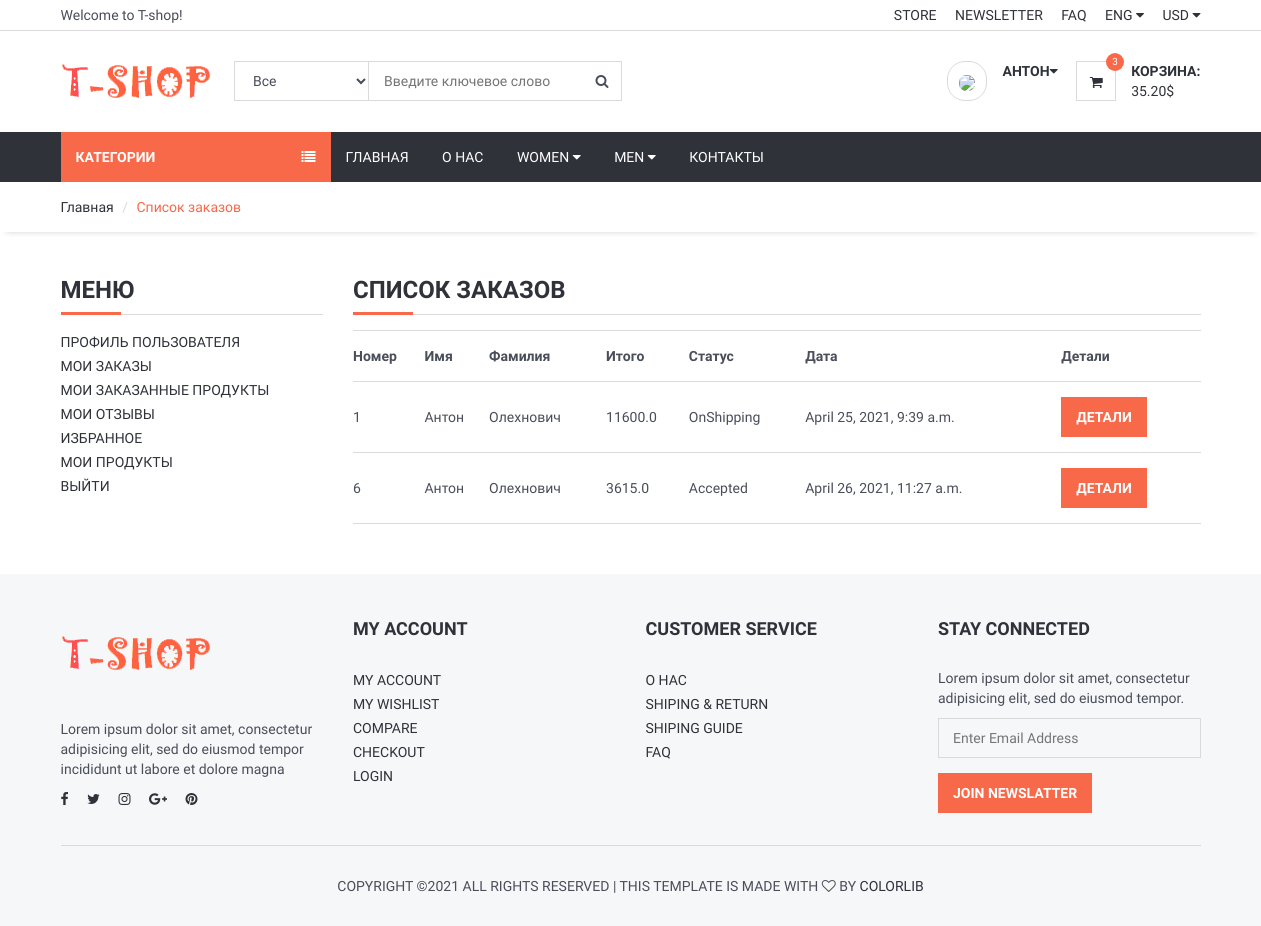
The app's page /user/orders/ (signed in), older data.
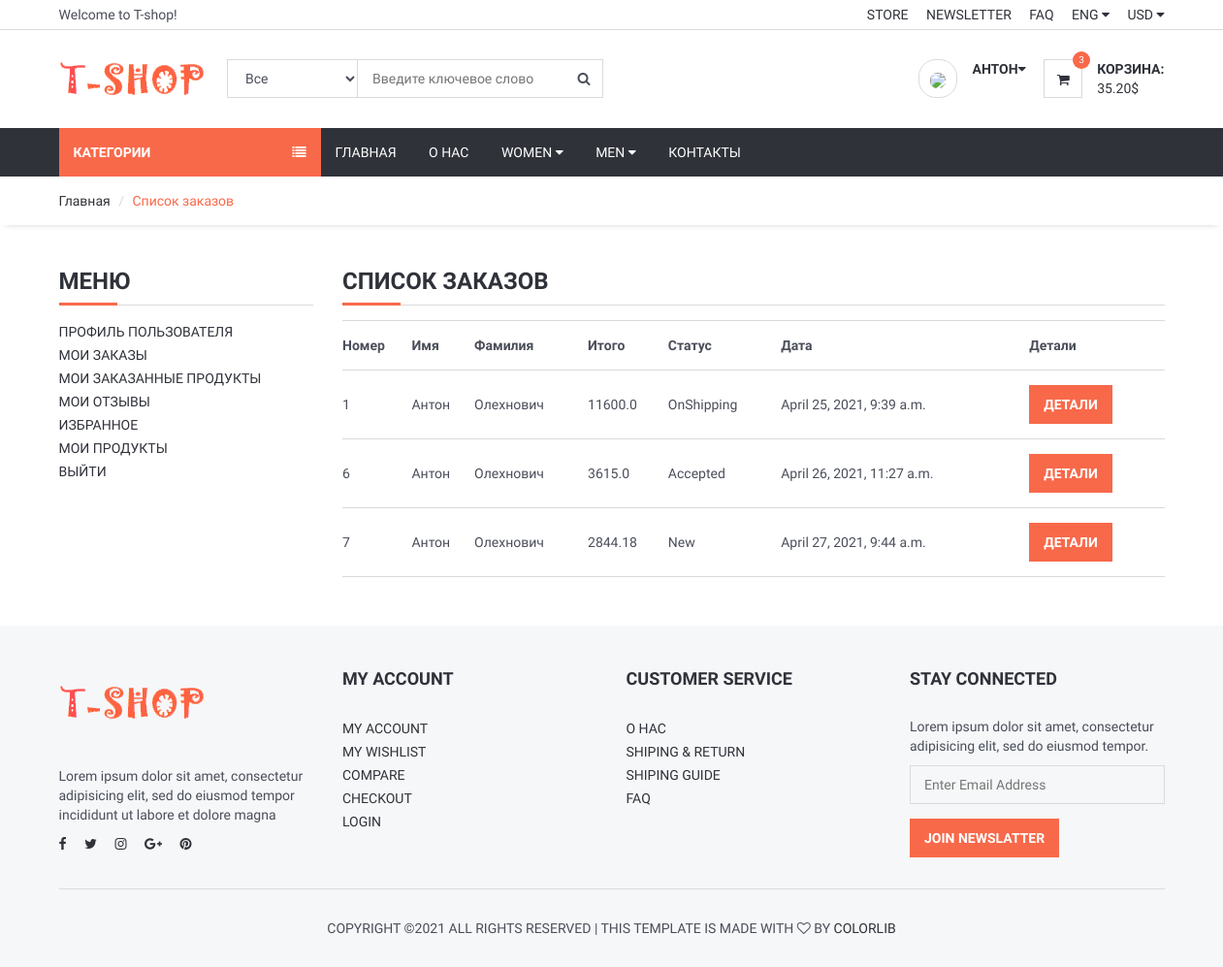
The same page, newer data.
### order/models.py (models this page shows, shortened)
class Order(models.Model):
    STATUS = (
        ('New', 'New'),
        ('Accepted', 'Accepted'),
        ('Preaparing', 'Preaparing'),
        ('OnShipping', 'OnShipping'),
        ('Completed', 'Completed'),
        ('Canceled', 'Canceled'),
    )
    user = models.ForeignKey(User, on_delete=models.SET_NULL, null=True)
    code = models.CharField(max_length=5, editable=False)
    first_name = models.CharField(max_length=10)
    last_name = models.CharField(max_length=10)
    phone = models.CharField(blank=True, max_length=20)
    address = models.CharField(blank=True, max_length=150)
    city = models.CharField(blank=True, max_length=20)
    country = models.CharField(blank=True, max_length=20)
    total = models.FloatField()
    status = models.CharField(max_length=10, choices=STATUS, default='New')
    ip = models.CharField(blank=True, max_length=20)
    adminnote = models.CharField(blank=True, max_length=100)
    create_at = models.DateTimeField(auto_now_add=True)
    update_at = models.DateTimeField(auto_now=True)

### user/views.py (the view)
# urls.py: path('orders/', views.user_orders, name='user_orders'),
@login_required(login_url='/login') # Check login
def user_orders(request):
    category = Category.objects.all()
    current_user = request.user
    orders = Order.objects.filter(user_id=current_user.id)
    context = {'category': category,
               'orders': orders, }
    return render(request, 'user_orders.html', context)

### user/templates/user_orders.html (shortened to what this page needs)
{% extends 'homebase.html' %}
{% block sidebar %} {% include 'sidebar.html' %} {% endblock %}
{% block body %}
	<div id="breadcrumb">
		<div class="container">
			<ul class="breadcrumb">
				<li><a href="/">Главная</a></li>
				<li class="active">Список заказов</li>
			</ul>
		</div>
	</div>
	<div class="section">
		<div class="container">
			<div class="row">
            <div class="col-md-3">
                {% include 'user_panel.html' %}
            </div>
            <div class="col-md-9">
                    <div class="order-summary clearfix">
                        <div class="section-title">
                            <h3 class="title">Список заказов</h3>
                        </div>
                        <table class="shopping-cart-table table">
                            <tr>
                                <th class="text-left">Номер </th>
                                <th class="text-left">Имя </th>
                                <th class="text-left">Фамилия </th>
                                <th class="text-left">Итого </th>
                                <th class="text-left">Статус </th>
                                <th class="text-left">Дата </th>
                                <th class="text-left">Детали </th>
                            </tr>
                            {% for rs in orders %}
                                <tr>
                                    <td class="text-left">{{ rs.id}} </td>
                                    <td class="text-left">{{ rs.first_name}} </td>
                                    <td class="text-left">{{ rs.last_name}} </td>
                                    <td class="text-left">{{ rs.total}} </td>
                                    <td class="text-left">{{ rs.status}} </td>
                                    <td class="text-left">{{ rs.create_at}} </td>
                                    <td class="text-left"><a class="primary-btn" href="/user/orderdetail/{{ rs.id }}"> Детали </a></td>
                                </tr>
                            {% endfor %}
                        </table>
                    </div>
                </div>
            </div>
		</div>
	</div>
{% endblock %}

Row changes from the older to the newer data that the page shows:
added Order: id "7", first_name "Антон", last_name "Олехнович", total "2844.18", status "New", create_at "April 27, 2021, 9:44 a.m."
